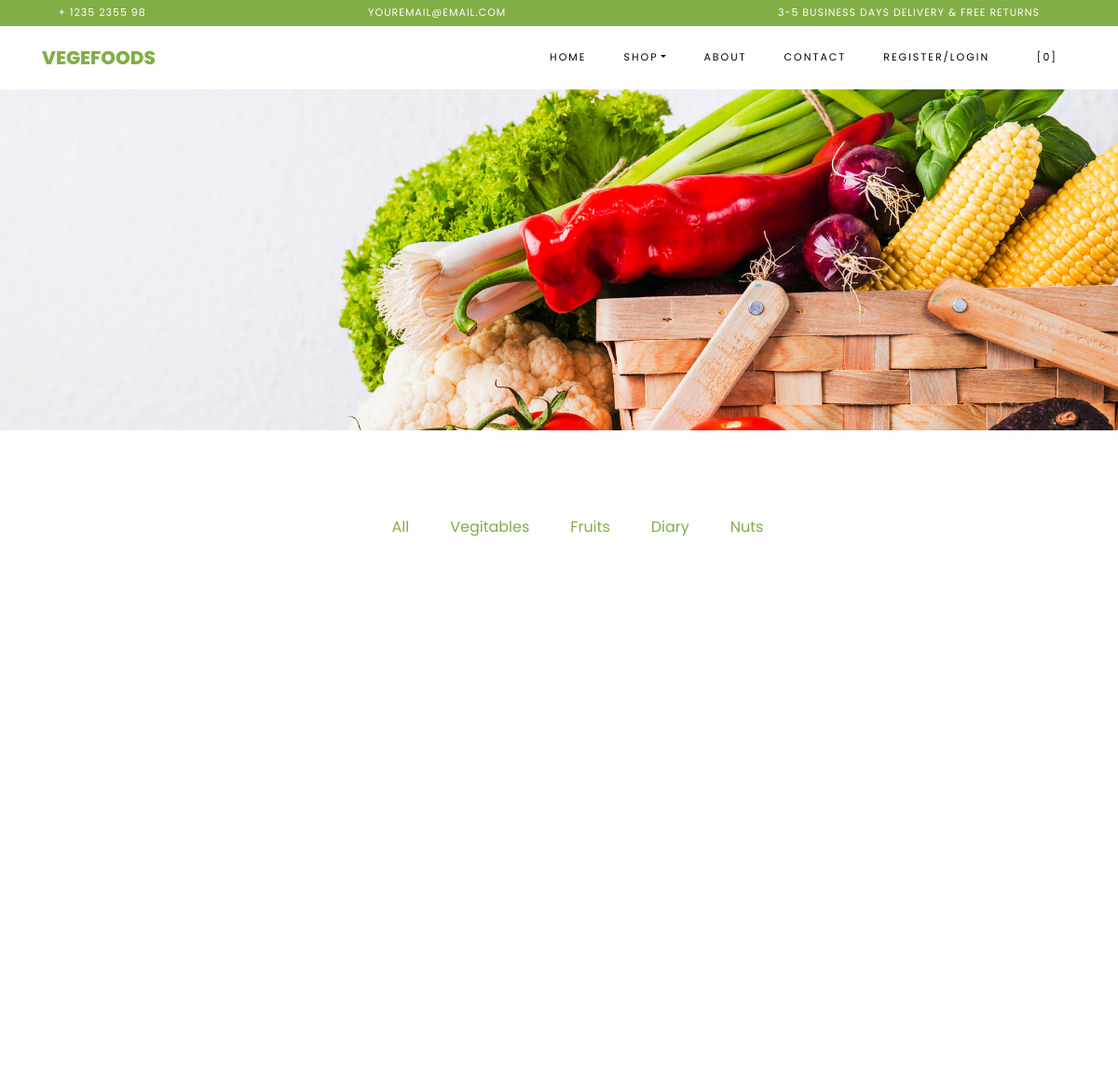
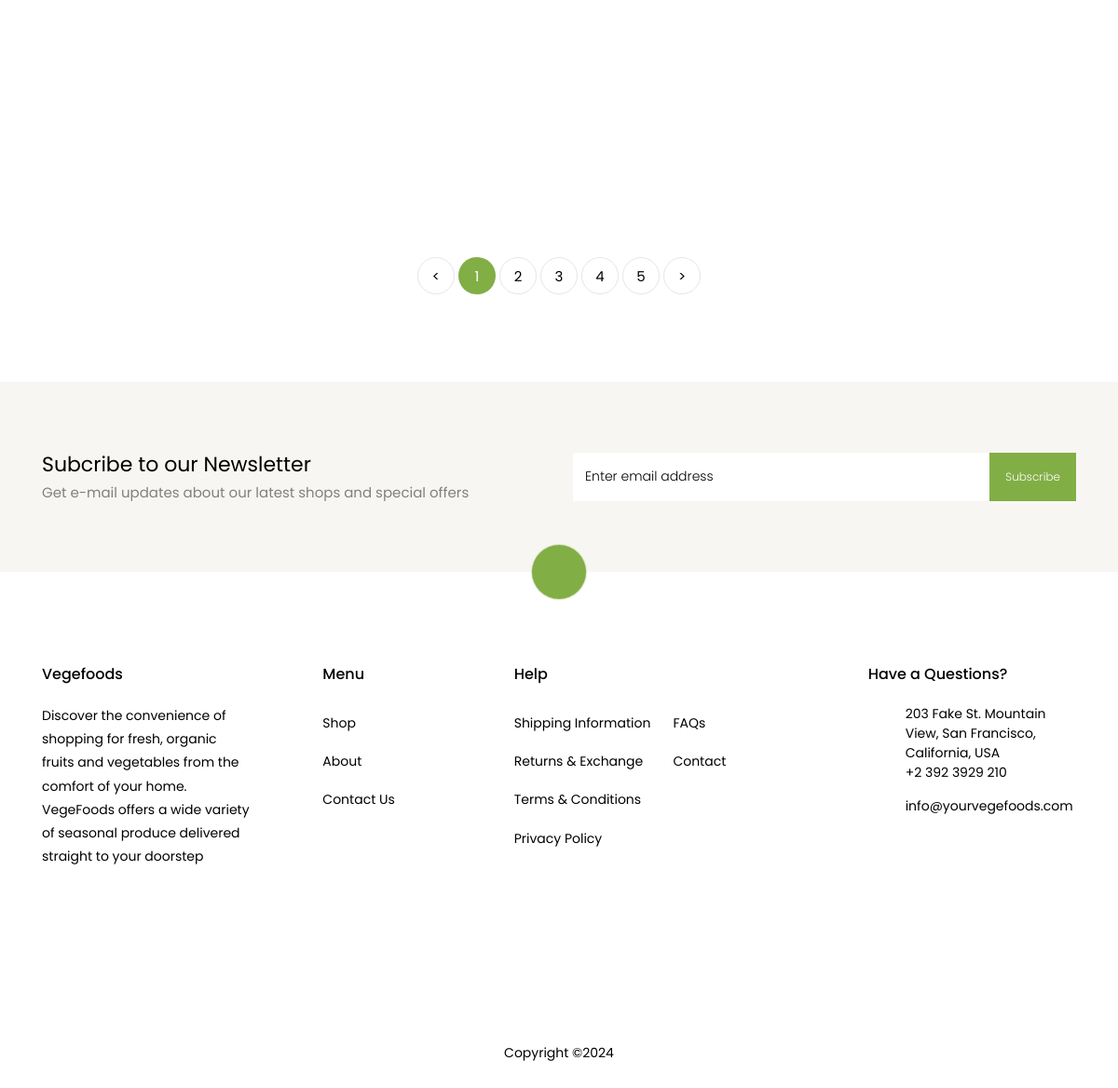
The page /FilterProduct/Vegitables on the database its author committed (2 pictures, top to bottom).
### Backend/models.py (models this page shows)
class Category_DB(models.Model):
     Category_Name = models.CharField(max_length=100,null=True,blank=True)
     Category_Description = models.TextField(null=True,blank=True)
     Category_Image = models.ImageField(upload_to="Category Images",null=True,blank=True)

### WebApp/views.py (the view)
# urls.py: path('FilterProduct/<ctg>',views.Show_FilterdProucts,name="FilterProduct"),
def Show_FilterdProucts(request,ctg):
    data = Product_DB.objects.filter(Category=ctg)
    ctg_data = Category_DB.objects.all()
    return render(request,"Filterd_Products.html",{'data':data,'ctg_data':ctg_data})

### WebApp/templates/Filterd_Products.html (shortened to what this page needs)
<!DOCTYPE html>
{% load static %}
<html lang="en">
  <head>
   <link rel="stylesheet" href="{% static 'assets/css/open-iconic-bootstrap.min.css' %}">
    <link rel="stylesheet" href="{% static 'assets/css/animate.css' %}">
    <link rel="stylesheet" href="{% static 'assets/css/owl.carousel.min.css' %}">
    <link rel="stylesheet" href="{% static 'assets/css/owl.theme.default.min.css' %}">
    <link rel="stylesheet" href="{% static 'assets/css/magnific-popup.css' %}">
    <link rel="stylesheet" href="{% static 'assets/css/aos.css' %}">
    <link rel="stylesheet" href="{% static 'assets/css/ionicons.min.css' %}">
    <link rel="stylesheet" href="{% static 'assets/css/bootstrap-datepicker.css' %}">
    <link rel="stylesheet" href="{% static 'assets/css/jquery.timepicker.css' %}">
    <link rel="stylesheet" href="{% static 'assets/css/flaticon.css' %}">
    <link rel="stylesheet" href="{% static 'assets/css/icomoon.css' %}">
    <link rel="stylesheet" href="{% static 'assets/css/style.css' %}">
  </head>
  <body class="goto-here">
		<div class="py-1 bg-primary">
    	<div class="container">
    		<div class="row no-gutters d-flex align-items-start align-items-center px-md-0">
	    		<div class="col-lg-12 d-block">
		    		<div class="row d-flex">
		    			<div class="col-md pr-4 d-flex topper align-items-center">
					    	<div class="icon mr-2 d-flex justify-content-center align-items-center"><span class="icon-phone2"></span></div>
						    <span class="text">+ 1235 2355 98</span>
					    </div>
					    <div class="col-md pr-4 d-flex topper align-items-center">
					    	<div class="icon mr-2 d-flex justify-content-center align-items-center"><span class="icon-paper-plane"></span></div>
						    <span class="text">youremail@email.com</span>
					    </div>
					    <div class="col-md-5 pr-4 d-flex topper align-items-center text-lg-right">
						    <span class="text">3-5 Business days delivery &amp; Free Returns</span>
					    </div>
				    </div>
			    </div>
		    </div>
		  </div>
    </div>
            <nav class="navbar navbar-expand-lg navbar-dark ftco_navbar bg-dark ftco-navbar-light" id="ftco-navbar">
	    <div class="container">
	      <a class="navbar-brand" href="index.html">Vegefoods</a>
	      <div class="collapse navbar-collapse" id="ftco-nav">
	        <ul class="navbar-nav ml-auto">
	          <li class="nav-item "><a href="{% url 'home' %}" class="nav-link">Home</a></li>
	          <li class="nav-item active dropdown">
              <a class="nav-link dropdown-toggle" href="#" id="dropdown04" data-toggle="dropdown" aria-haspopup="true" aria-expanded="false">Shop</a>
            </li>
	          <li class="nav-item active"><a href="{% url 'About' %}" class="nav-link">About</a></li>
	          <li class="nav-item"><a href="{% url 'Contact' %}" class="nav-link">Contact</a></li>
                {% if request.session.Name %}
	          <li class="nav-item"><a href="{% url 'UserLogout' %}" class="nav-link">welcome, {{request.session.Name}}/Logout</a></li>
                {% else %}
	          <li class="nav-item"><a href="{% url 'UserLogin' %}" class="nav-link">Register/Login</a></li>
                {% endif %}
	          <li class="nav-item cta cta-colored"><a href="{% url 'View_Cart' %}" class="nav-link"><span class="icon-shopping_cart"></span>[0]</a></li>
	        </ul>
	      </div>
	    </div>
	  </nav>
    <div class="hero-wrap hero-bread" style="background-image: url({% static 'assets/images/bg_1.jpg' %});">
      <div class="container">
        <div class="row no-gutters slider-text align-items-center justify-content-center">
        </div>
      </div>
    </div>
    <section class="ftco-section">
    	<div class="container">
    		<div class="row justify-content-center">
    			<div class="col-md-10 mb-5 text-center">
    				<ul class="product-category">
    					<li><a href="{% url 'Products' %}" >All</a></li>
                        {% for i in ctg_data %}
    					<li><a href="{% url 'FilterProduct' ctg=i.Category_Name%}">{{i.Category_Name}}</a></li>
                        {% endfor %}
    				</ul>
    			</div>
    		</div>
    		<div class="row">
    		</div>
    		<div class="row mt-5">
          <div class="col text-center">
            <div class="block-27">
              <ul>
                <li><a href="#">&lt;</a></li>
                <li class="active"><span>1</span></li>
                <li><a href="#">2</a></li>
                <li><a href="#">3</a></li>
                <li><a href="#">4</a></li>
                <li><a href="#">5</a></li>
                <li><a href="#">&gt;</a></li>
              </ul>
            </div>
          </div>
        </div>
    	</div>
    </section>
		<section class="ftco-section ftco-no-pt ftco-no-pb py-5 bg-light">
      <div class="container py-4">
        <div class="row d-flex justify-content-center py-5">
          <div class="col-md-6">
          	<h2 style="font-size: 22px;" class="mb-0">Subcribe to our Newsletter</h2>
          	<span>Get e-mail updates about our latest shops and special offers</span>
          </div>
          <div class="col-md-6 d-flex align-items-center">
            <form action="#" class="subscribe-form">
              <div class="form-group d-flex">
                <input type="text" class="form-control" placeholder="Enter email address">
                <input type="submit" value="Subscribe" class="submit px-3">
              </div>
            </form>
          </div>
        </div>
      </div>
    </section>
    <footer class="ftco-footer ftco-section">
      <div class="container">
      	<div class="row">
      		<div class="mouse">
						<a href="#" class="mouse-icon">
							<div class="mouse-wheel"><span class="ion-ios-arrow-up"></span></div>
						</a>
					</div>
      	</div>
                <div class="row mb-5">
          <div class="col-md">
            <div class="ftco-footer-widget mb-4">
              <h2 class="ftco-heading-2">Vegefoods</h2>
              <p>Discover the convenience of shopping for fresh, organic fruits and vegetables from the comfort of your home.
				  VegeFoods offers a wide variety of seasonal produce delivered straight to your doorstep</p>
              <ul class="ftco-footer-social list-unstyled float-md-left float-lft mt-5">
              </ul>
            </div>
          </div>
          <div class="col-md">
            <div class="ftco-footer-widget mb-4 ml-md-5">
              <h2 class="ftco-heading-2">Menu</h2>
              <ul class="list-unstyled">
                <li><a href="#" class="py-2 d-block">Shop</a></li>
                <li><a href="#" class="py-2 d-block">About</a></li>
                <li><a href="#" class="py-2 d-block">Contact Us</a></li>
              </ul>
            </div>
          </div>
          <div class="col-md-4">
             <div class="ftco-footer-widget mb-4">
              <h2 class="ftco-heading-2">Help</h2>
              <div class="d-flex">
	              <ul class="list-unstyled mr-l-5 pr-l-3 mr-4">
	                <li><a href="#" class="py-2 d-block">Shipping Information</a></li>
	                <li><a href="#" class="py-2 d-block">Returns &amp; Exchange</a></li>
	                <li><a href="#" class="py-2 d-block">Terms &amp; Conditions</a></li>
	                <li><a href="#" class="py-2 d-block">Privacy Policy</a></li>
	              </ul>
	              <ul class="list-unstyled">
	                <li><a href="#" class="py-2 d-block">FAQs</a></li>
	                <li><a href="#" class="py-2 d-block">Contact</a></li>
	              </ul>
	            </div>
            </div>
          </div>
          <div class="col-md">
            <div class="ftco-footer-widget mb-4">
            	<h2 class="ftco-heading-2">Have a Questions?</h2>
            	<div class="block-23 mb-3">
	              <ul>
	                <li><span class="icon icon-map-marker"></span><span class="text">203 Fake St. Mountain View, San Francisco, California, USA</span></li>
	                <li><a href="#"><span class="icon icon-phone"></span><span class="text">+2 392 3929 210</span></a></li>
	                <li><a href="#"><span class="icon icon-envelope"></span><span class="text">info@yourvegefoods.com</span></a></li>
	              </ul>
	            </div>
            </div>
          </div>
        </div>
                <div class="row">
          <div class="col-md-12 text-center">
            <p>
						  Copyright &copy;<script>document.write(new Date().getFullYear());</script>
						</p>
          </div>
        </div>
      </div>
    </footer>
  </body>
</html>

### WebApp/static/assets/css/icomoon.css (style rules this page uses)
[class^="icon-"], [class*=" icon-"] { font-family: 'icomoon' !important; speak: none; font-style: normal; font-weight: normal; font-variant: normal; text-transform: none; line-height: 1; -webkit-font-smoothing: antialiased; -moz-osx-font-smoothing: grayscale; }
.icon-map-marker:before { content: "\f041"; }
.icon-phone:before { content: "\f095"; }
.icon-envelope:before { content: "\f0e0"; }
.icon-paper-plane:before { content: "\f1d8"; }
.icon-phone2:before { content: "\e0cd"; }
.icon-shopping_cart:before { content: "\e8cc"; }

### rows shown on the page
Category_DB: Category_Name "Vegitables"
Category_DB: Category_Name "Fruits"
Category_DB: Category_Name "Diary"
Category_DB: Category_Name "Nuts"
